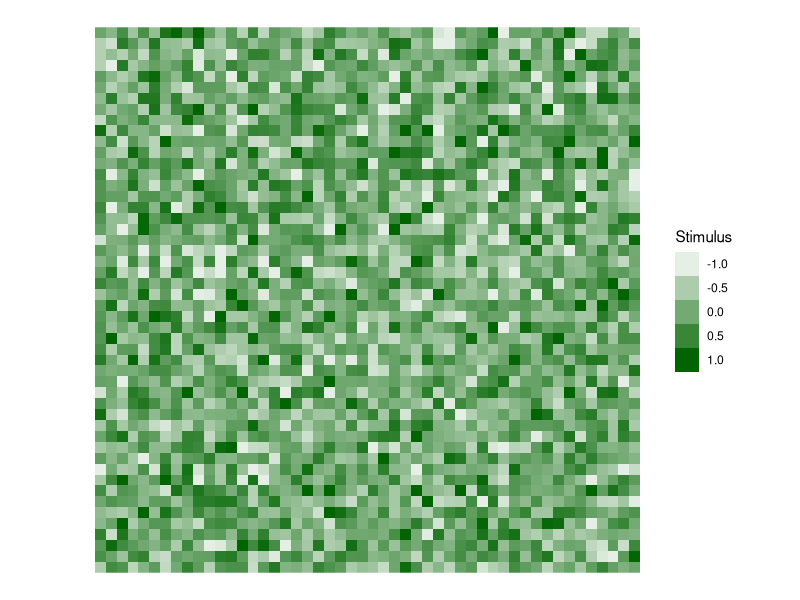
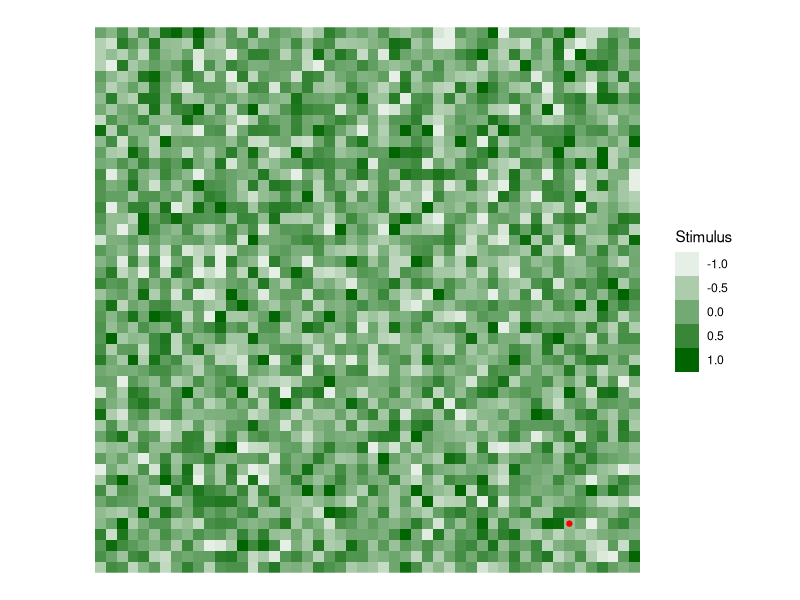
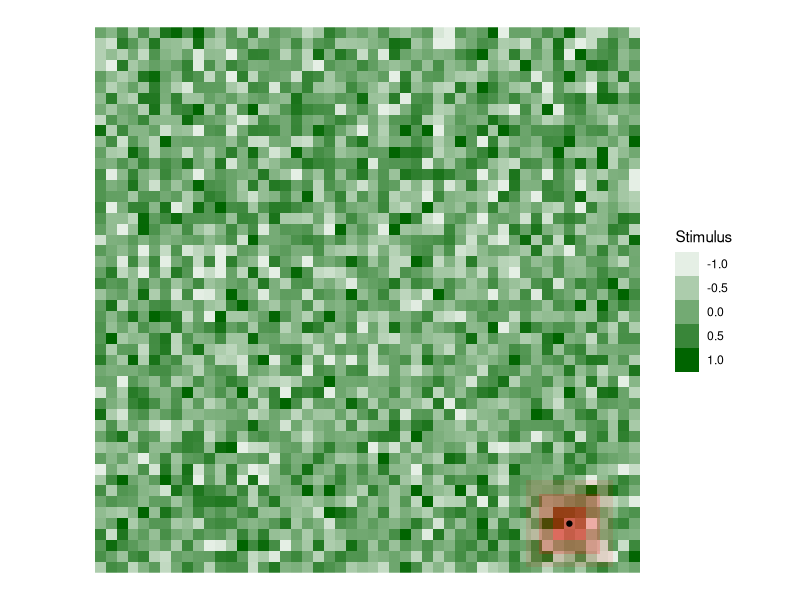

Write R code to recreate these figures, in order.
# Load Packages ----
libs = c("tidyverse")
lapply(libs, require, character.only = TRUE)
rm(libs)

# Simulation of Landscape Data ----
xrange = 1:50
yrange = 1:50
# Data Structure 
# df = data.frame(x, y, Stimulus)
set.seed(20201021)
# Function to create the dataset
# There is an easier way to do this with the raster package, 
# but I didn't want to deal with the conversions.
step1 = function(x, yrange){
  step2 = function(y, x){
    stim = rnorm(1, mean = 0, sd = 0.5)
    stim = ifelse(stim > 1, 1, stim)
    stim = ifelse(stim < -1, -1, stim)
    output = data.frame(x = x, y = y, Stimulus = stim)
  }
  output = map(yrange, step2, x)
  output = do.call("rbind", output)
}
output = map(xrange, step1, yrange)
output = do.call("rbind", output)

# Simulated Map ----
landscape = ggplot(output) +
  geom_raster(mapping = aes(x = x, y = y, alpha = Stimulus), fill = "darkgreen") + 
  coord_equal() +
  theme_void()
landscape

# Simulated Animal ----
steps = data.frame(x1 = round(runif(n = 1, min = 1, max = 50), digits = 0), 
                   y1 = round(runif(n = 1, min = 1, max = 50), digits = 0))

landscape + geom_point(aes(x = x1, y = y1), color = "red", data = steps)

# Simulate Kernel Map ----
kernel = landscape + geom_point(aes(x = x1, y = y1), shape = "square", size = 29, color = "red", 
                       alpha = 0.10, data = steps) + 
  geom_point(aes(x = x1, y = y1), shape = "square", size = 20, color = "red", 
                       alpha = 0.20, data = steps) + 
  geom_point(aes(x = x1, y = y1), shape = "square", size = 11, color = "red", 
                       alpha = 0.30, data = steps) + 
  geom_point(aes(x = x1, y = y1), color = "black", data = steps) 
kernel

# Simulate Decision ----
decision = function(steps, output){
  x1 = steps$x1
  y1 = steps$y1
  output2 = output %>% filter(x > (x1 - 3)) %>% filter(x < (x1 + 3)) %>%
    filter(y > (y1 - 3)) %>% filter(y < (y1 + 3))
  output2$n = 1:length(output2$x)
  
  #Output looks right, but not sure if this is doing what I want.
  selection = function(N, output2, x1, y1){
    # declare variables
    o2 = output2 %>% filter(n == N)
    n = o2$n[1]
    x2 = o2$x[1]
    y2 = o2$y[1]
    stim = o2$Stimulus[1]
    # calculate simple selection based on stimulus magnitude
    # 1 is original, 2 is new 
    # Opposite Theta ~ y length
    opp1 = abs(y2 - y1)
    # Adjacent Theta ~ x length
    adj1 = abs(x2 - x1)
    # Hypotenuse2 = Hypotenuse 1 * Stimulus
    hyp1 = sqrt(adj1^2 + opp1^2)
    costheta = adj1 / hyp1
    sintheta = opp1 / hyp1
    hyp2 = hyp1 * stim
    x3 = (costheta * hyp2) + x1
    y3 = (sintheta * hyp2) + y1
    
    # output dataframe
    output = data.frame(group = rep(c("No Selection", "Selection"), 2),
                        step = c("Original", "Original", "No Selection", "Selection"),
                        x = c(x1, x1, x2, x3), y = c(y1, y1, y2, y3)) %>%
      mutate(line_group = paste(n, group))
    return(output)
  }
  
  df = map(output2$n, selection, output2, x1, y1)
  df = do.call("rbind", df)
  
  nosel = df %>% filter(group == "No Selection")
  sel = df %>% filter(group == "Selection") 
  
  mn = sel %>% filter(step == "Selection") 
  x2_sel = mean(unique(mn$x), na.rm = T)
  y2_sel = mean(unique(mn$y), na.rm = T)
  
  output2 %>% ggplot() + 
    geom_raster(mapping = aes(x = x, y = y, alpha = Stimulus), fill = "darkgreen") + 
    geom_path(aes(x = x, y = y, group = line_group), color = "black", data = nosel) +
    geom_point(aes(x = x1, y = y1), color = "red", data = steps) +
    coord_equal() +
    theme_void() +
    labs(title = "Possible Routes w/ No Selective Response")
    
  output2 %>% ggplot() + 
    geom_raster(mapping = aes(x = x, y = y, alpha = Stimulus), fill = "darkgreen") + 
    geom_path(aes(x = x, y = y, group = line_group), color = "black", data = sel) +
    geom_point(aes(x = x1, y = y1), color = "red", data = steps) +
    geom_point(aes(x = x2_sel, y = y2_sel), color = "blue", data = steps) +
    coord_equal() +
    theme_void() +
    labs(title = "Possible Routes w/ Selective Response")
  
  steps = data.frame(x = x2_sel, y = y2_sel)
  return(steps)
}
decision(steps, output)











